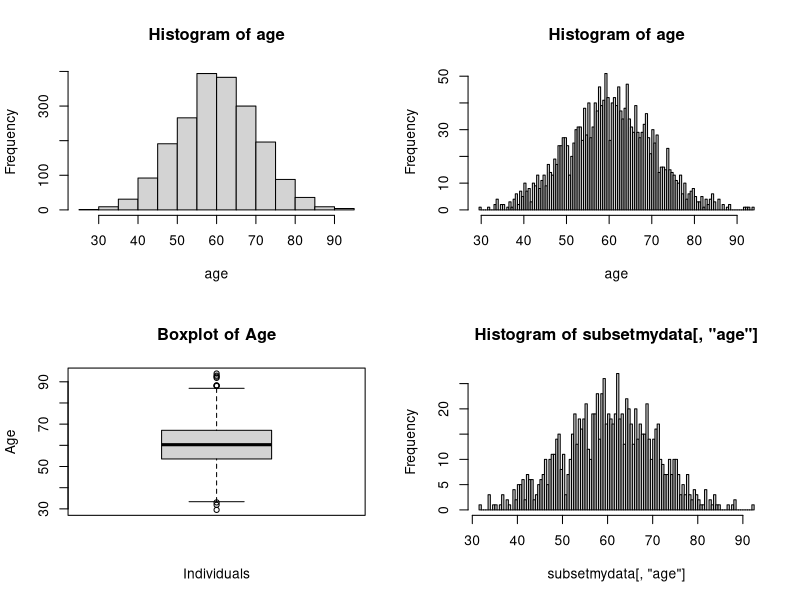

This figure's R source:
## ---- chunk 1
knitr::opts_chunk$set(echo = TRUE)
## ---- chunk 2
set.seed(123)
age <- rnorm(2000, mean = 60, sd = 10)
length(age)
range(age)
sd(age)
mean(age)
## ---- chunk 3
par(mfrow=c(2,2))
hist(age)
hist(age, breaks=100)
boxplot(age, main = "Boxplot of Age",
        xlab = "Individuals", ylab = "Age")
## ---- chunk 4
gender <- c(rep("F",800),rep("M",1200))
set.seed(234)
finalgender <- sample(gender, 2000, replace=F)
table(finalgender)
length(finalgender)
head(finalgender)
## ---- chunk 5
set.seed(345)
location <- c(rep("LocA",500),rep("LocB",1200), rep("LocC",300))
table(location)
finallocation <- sample(location, length(location), replace=FALSE) 
table(finallocation)
head(finallocation)
## ---- chunk 6
set.seed(456)
caco <- c(rep("Cases", 1000), rep("Controls", 1000))
table(caco)

finalcaco <- sample(caco, length(caco), replace=FALSE) 
table(finalcaco)
head(finalcaco)
## ---- chunk 7
mydata <- data.frame(age=age, caco=finalcaco,
                     gender=finalgender, location=finallocation)
summary(mydata)
## ---- chunk 8
set.seed(5)
myrows <- sample(1:nrow(mydata), 1000, replace=FALSE)

subsetmydata <- mydata[myrows,]
hist(subsetmydata[,"age"],breaks=100)

cases <- subsetmydata[which(subsetmydata$caco == "Cases"),]
controls <- subsetmydata[which(subsetmydata$caco == "Controls"),]
## ---- chunk 9
summary(cases)
summary(controls)
## ---- chunk 10
sessionInfo()
